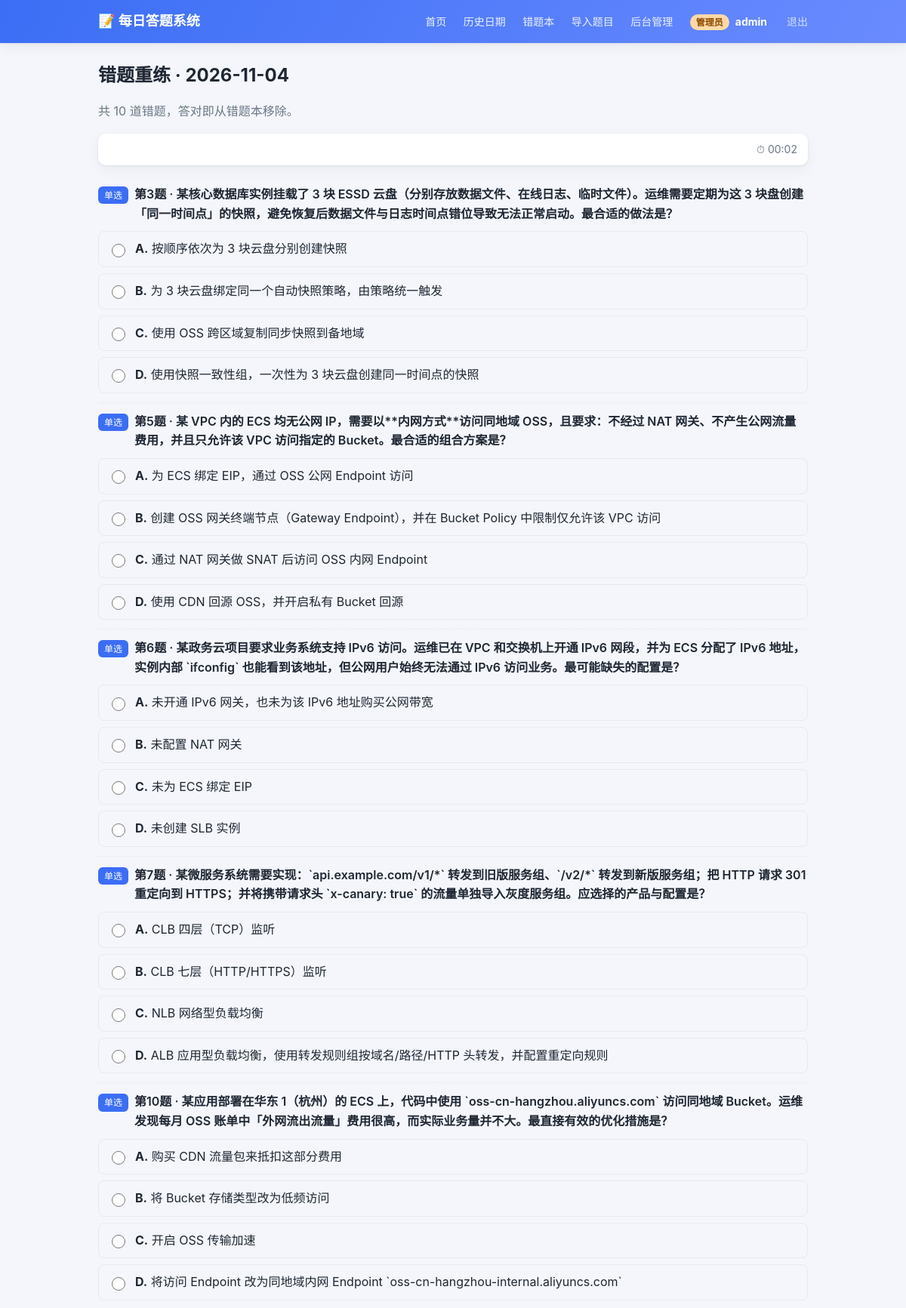
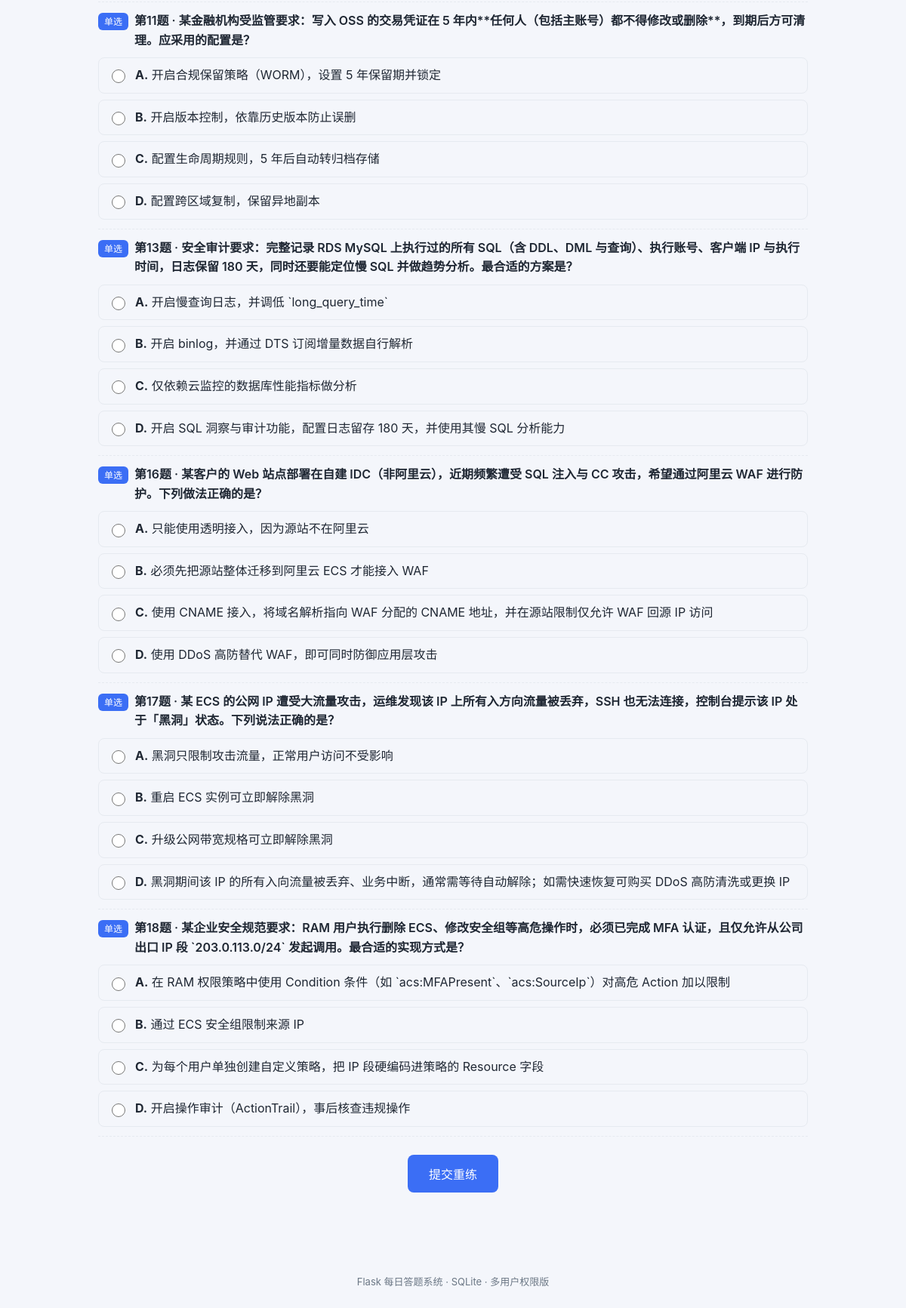
The app's page /wrong/2026-11-04/practice (signed in) with its own data (2 pictures, top to bottom).
### tables this page shows
CREATE TABLE users (
    id            INTEGER PRIMARY KEY AUTOINCREMENT,
    username      TEXT NOT NULL UNIQUE,
    password_hash TEXT NOT NULL,
    role          TEXT NOT NULL DEFAULT 'user',
    created_at    TEXT NOT NULL
);

CREATE TABLE questions (
    id           INTEGER PRIMARY KEY AUTOINCREMENT,
    daily_set_id INTEGER NOT NULL,
    set_index    INTEGER NOT NULL,
    type         TEXT NOT NULL,
    question     TEXT NOT NULL,
    options      TEXT NOT NULL,
    answer       TEXT NOT NULL,
    explanation  TEXT NOT NULL DEFAULT '',
    created_at   TEXT NOT NULL,
    FOREIGN KEY (daily_set_id) REFERENCES daily_sets(id) ON DELETE CASCADE
);

CREATE TABLE wrong_questions (
    id             INTEGER PRIMARY KEY AUTOINCREMENT,
    daily_set_id   INTEGER NOT NULL,
    question_id    INTEGER NOT NULL,
    user_id        INTEGER NOT NULL DEFAULT 0,
    user_answer    TEXT NOT NULL,
    correct_answer TEXT NOT NULL,
    created_at     TEXT NOT NULL,
    FOREIGN KEY (daily_set_id) REFERENCES daily_sets(id) ON DELETE CASCADE,
    FOREIGN KEY (question_id) REFERENCES questions(id) ON DELETE CASCADE,
    FOREIGN KEY (user_id) REFERENCES users(id) ON DELETE CASCADE
);

### app.py (the view)
@app.route("/wrong/<date>/practice", methods=["GET"])
@login_required
def wrong_practice(date):
    wrongs = wrong_book.get_wrong_by_date(date, _current_user_id())
    if not wrongs:
        flash("该日期没有错题啦 🎉", "success")
        return redirect(url_for("wrong_list"))
    return render_template("wrong_practice.html", date=date, wrongs=wrongs)

### app.py (called while the page is built)
def _resolve_current_user() -> Optional[dict]:
    if hasattr(g, "auth_user"):
        return g.auth_user
    user: Optional[dict] = None
    raw_id = session.get("user_id")
    if raw_id:
        try:
            row = models.get_user(int(raw_id))
        except (TypeError, ValueError):
            row = None
        if row:
            user = dict(row)
            session["username"] = user["username"]
            session["role"] = user["role"]
        else:
            session.clear()
    g.auth_user = user
    return user

def login_required(view):
    @wraps(view)
    def wrapper(*args, **kwargs):
        if not _resolve_current_user():
            flash("登录状态已失效，请重新登录", "error")
            return redirect(url_for("login"))
        return view(*args, **kwargs)
    return wrapper

@app.context_processor
def inject_user():
    user = _resolve_current_user()
    if user:
        return {
            "current_user": {
                "id": user["id"],
                "username": user["username"],
                "role": user["role"],
            }
        }
    return {"current_user": None}

def _current_user_id() -> int:
    user = _resolve_current_user()
    return int(user["id"]) if user else 0

### models.py (called while the page is built)
def get_conn() -> sqlite3.Connection:
    conn = sqlite3.connect(DB_PATH)
    conn.row_factory = sqlite3.Row
    conn.execute("PRAGMA foreign_keys = ON")
    return conn

def get_user(user_id: int) -> Optional[sqlite3.Row]:
    conn = get_conn()
    row = conn.execute("SELECT * FROM users WHERE id = ?", (user_id,)).fetchone()
    conn.close()
    return row

### wrong_book.py (called while the page is built)
def get_wrong_by_date(date: str, user_id: int) -> list[dict]:
    conn = get_conn()
    rows = conn.execute(
        "SELECT w.*, q.question, q.type, q.options, q.set_index, q.explanation "
        "FROM wrong_questions w "
        "JOIN questions q ON q.id = w.question_id "
        "JOIN daily_sets ds ON ds.id = w.daily_set_id "
        "WHERE ds.date = ? AND w.user_id = ? ORDER BY w.id",
        (date, user_id),
    ).fetchall()
    conn.close()
    return [_row_to_dict(r) for r in rows]

def _row_to_dict(row) -> dict:
    d = dict(row)
    d["user_answer"] = json.loads(d["user_answer"])
    d["correct_answer"] = json.loads(d["correct_answer"])
    d["options"] = json.loads(d["options"])
    d.setdefault("explanation", "")
    return d

### templates/wrong_practice.html (shortened to what this page needs)
{% extends "base.html" %}
{% block content %}
<h1 class="page-title">错题重练 · {{ date }}</h1>
<p class="muted">共 {{ wrongs | length }} 道错题，答对即从错题本移除。</p>
<div class="quiz-sticky">
    <div class="quiz-sticky-right">⏱ <span id="timer">00:00</span></div>
</div>
<form id="quiz-form" method="post" action="{{ url_for('wrong_practice_submit', date=date) }}">
    {% for w in wrongs %}
        <div class="question">
            <p class="q-head">
                <span class="q-type q-type-{{ w.type }}">{{ '单选' if w.type=='single' else ('多选' if w.type=='multiple' else '判断') }}</span>
                <span class="q-text">第{{ w.set_index }}题 · {{ w.question }}</span>
            </p>
            <div class="options">
                {% for letter, text in w.options.items() %}
                    <label class="option">
                        <input
                            type="{{ 'radio' if w.type != 'multiple' else 'checkbox' }}"
                            name="q_{{ w.question_id }}"
                            value="{{ letter }}">
                        <span><b>{{ letter }}.</b> {{ text }}</span>
                    </label>
                {% endfor %}
            </div>
        </div>
    {% endfor %}
    <div class="submit-bar">
        <button type="submit" class="btn btn-lg">提交重练</button>
    </div>
</form>
{% endblock %}

### templates/base.html (shortened to what this page needs)
<!DOCTYPE html>
<html lang="zh-CN">
<head>
    <link rel="stylesheet" href="{{ url_for('static', filename='style.css') }}">
</head>
<body>
    <header class="topbar">
        <div class="topbar-inner">
            <a class="brand" href="{{ url_for('index') if current_user else url_for('login') }}">📝 每日答题系统</a>
            <nav class="nav">
                {% if current_user %}
                    <a href="{{ url_for('index') }}">首页</a>
                    <a href="{{ url_for('history') }}">历史日期</a>
                    <a href="{{ url_for('wrong_list') }}">错题本</a>
                    {% if current_user.role == 'admin' %}
                        <a href="{{ url_for('import_page') }}">导入题目</a>
                        <a href="{{ url_for('admin_dashboard') }}">后台管理</a>
                    {% endif %}
                    <span class="nav-user">
                        <span class="role-badge role-{{ current_user.role }}">{{ '管理员' if current_user.role == 'admin' else '用户' }}</span>
                        <b>{{ current_user.username }}</b>
                        <a class="nav-logout" href="{{ url_for('logout') }}">退出</a>
                    </span>
                {% else %}
                    <a href="{{ url_for('login') }}">登录</a>
                    <a href="{{ url_for('register') }}">注册</a>
                {% endif %}
            </nav>
        </div>
    </header>
    <main class="container">
        {% block content %}{% endblock %}
    </main>
    <footer class="footer">
        <span>Flask 每日答题系统 · SQLite · 多用户权限版</span>
    </footer>
</body>
</html>

### static/style.css (style rules this page uses)
:root { --bg: #f4f6fb; --card: #ffffff; --ink: #1f2733; --muted: #6b7785; --primary: #3b6ef5; --primary-d: #2f59c7; --ok: #1f9d55; --bad: #e2483a; --line: #e6eaf0; --shadow: 0 1px 3px rgba(20, 30, 50, .08), 0 6px 18px rgba(20, 30, 50, .05); }
* { box-sizing: border-box; }
body { margin: 0; font-family: -apple-system, BlinkMacSystemFont, "Segoe UI", "PingFang SC", "Microsoft YaHei", sans-serif; background: var(--bg); color: var(--ink); line-height: 1.6; }
.topbar { background: linear-gradient(120deg, #3b6ef5, #6a8bff); color: #fff; box-shadow: var(--shadow); }
.topbar-inner { max-width: 980px; margin: 0 auto; padding: 14px 20px; display: flex; align-items: center; justify-content: space-between; }
.brand { color: #fff; font-weight: 700; font-size: 18px; text-decoration: none; }
.nav a { color: #eaf0ff; text-decoration: none; margin-left: 18px; font-size: 14px; }
.container { max-width: 980px; margin: 0 auto; padding: 24px 20px 60px; }
.page-title { font-size: 24px; margin: 0 0 6px; }
.muted { color: var(--muted); }
.btn { display: inline-block; background: var(--primary); color: #fff; border: none; padding: 9px 16px; border-radius: 8px; text-decoration: none; cursor: pointer; font-size: 14px; transition: .15s; }
.btn-lg { padding: 13px 28px; font-size: 16px; }
.quiz-sticky { position: sticky; top: 0; z-index: 20; background: var(--card); display: flex; align-items: center; gap: 14px; padding: 10px 14px; border-radius: 10px; box-shadow: var(--shadow); margin: 14px 0; }
.quiz-sticky-right { margin-left: auto; color: var(--muted); font-size: 14px; }
.question { padding: 12px 0; border-bottom: 1px dashed var(--line); }
.q-head { margin: 0 0 10px; display: flex; gap: 8px; align-items: baseline; }
.q-text { font-weight: 600; }
.q-type { font-size: 12px; padding: 2px 8px; border-radius: 6px; color: #fff; background: #7a8aa0; white-space: nowrap; }
.q-type-single { background: #3b6ef5; }
.options { display: flex; flex-direction: column; gap: 8px; }
.option { display: flex; align-items: center; gap: 10px; padding: 10px 12px; border: 1px solid var(--line); border-radius: 8px; cursor: pointer; transition: .12s; }
.option input { width: 18px; height: 18px; accent-color: var(--primary); }
.submit-bar { text-align: center; margin: 24px 0; }
.footer { text-align: center; color: var(--muted); font-size: 13px; padding: 24px; }
.nav-user { margin-left: 18px; display: inline-flex; align-items: center; gap: 8px; color: #eaf0ff; font-size: 14px; }
.nav-user b { color: #fff; }
.nav-logout { color: #cfe0ff !important; margin-left: 4px; }
.role-badge { display: inline-block; padding: 1px 8px; border-radius: 999px; font-size: 12px; font-weight: 600; }
.role-badge.role-admin { background: #ffd9a8; color: #8a4b00; }

### records on screen
users: role "管理员", username "admin"
wrong_questions: set_index "3", question "某核心数据库实例挂载了 3 块 ESSD 云盘（分别存放数据文件、在线日志、临时文件）。运维需要定期为这 3 块盘创建「同一时间点」的快照，避免恢复后数据文件与日志时间点错位导致无法正常启动。最合适的做法是？", options "A" "B" "C" "D", options "按顺序依次为 3 块云盘分别创建快照" "为 3 块云盘绑定同一个自动快照策略，由策略统一触发" "使用 OSS 跨区域复制同步快照到备地域" "使用快照一致性组，一次性为 3 块云盘创建同一时间点的快照"
questions: type "单选"
wrong_questions: set_index "5", question "某 VPC 内的 ECS 均无公网 IP，需要以**内网方式**访问同地域 OSS，且要求：不经过 NAT 网关、不产生公网流量费用，并且只允许该 VPC 访问指定的 Bucket。最合适的组合方案是？", options "A" "B" "C" "D", options "为 ECS 绑定 EIP，通过 OSS 公网 Endpoint 访问" "创建 OSS 网关终端节点（Gateway Endpoint），并在 Bucket Policy 中限制仅允许该 VPC 访问" "通过 NAT 网关做 SNAT 后访问 OSS 内网 Endpoint" "使用 CDN 回源 OSS，并开启私有 Bucket 回源"
questions: type "单选"
wrong_questions: set_index "6", question "某政务云项目要求业务系统支持 IPv6 访问。运维已在 VPC 和交换机上开通 IPv6 网段，并为 ECS 分配了 IPv6 地址，实例内部 `ifconfig` 也能看到该地址，但公网用户始终无法通过 IPv6 访问业务。最可能缺失的配置是？", options "A" "B" "C" "D", options "未开通 IPv6 网关，也未为该 IPv6 地址购买公网带宽" "未配置 NAT 网关" "未为 ECS 绑定 EIP" "未创建 SLB 实例"
questions: type "单选"
wrong_questions: set_index "7", question "某微服务系统需要实现：`api.example.com/v1/*` 转发到旧版服务组、`/v2/*` 转发到新版服务组；把 HTTP 请求 301 重定向到 HTTPS；并将携带请求头 `x-canary: true` 的流量单独导入灰度服务组。应选择的产品与配置是？", options "A" "B" "C" "D", options "CLB 四层（TCP）监听" "CLB 七层（HTTP/HTTPS）监听" "NLB 网络型负载均衡" "ALB 应用型负载均衡，使用转发规则组按域名/路径/HTTP 头转发，并配置重定向规则"
questions: type "单选"
wrong_questions: set_index "10", question "某应用部署在华东 1（杭州）的 ECS 上，代码中使用 `oss-cn-hangzhou.aliyuncs.com` 访问同地域 Bucket。运维发现每月 OSS 账单中「外网流出流量」费用很高，而实际业务量并不大。最直接有效的优化措施是？", options "A" "B" "C" "D", options "购买 CDN 流量包来抵扣这部分费用" "将 Bucket 存储类型改为低频访问" "开启 OSS 传输加速" "将访问 Endpoint 改为同地域内网 Endpoint `oss-cn-hangzhou-internal.aliyuncs.com`"
questions: type "单选"
wrong_questions: set_index "11", question "某金融机构受监管要求：写入 OSS 的交易凭证在 5 年内**任何人（包括主账号）都不得修改或删除**，到期后方可清理。应采用的配置是？", options "A" "B" "C" "D", options "开启合规保留策略（WORM），设置 5 年保留期并锁定" "开启版本控制，依靠历史版本防止误删" "配置生命周期规则，5 年后自动转归档存储" "配置跨区域复制，保留异地副本"
questions: type "单选"
wrong_questions: set_index "13", question "安全审计要求：完整记录 RDS MySQL 上执行过的所有 SQL（含 DDL、DML 与查询）、执行账号、客户端 IP 与执行时间，日志保留 180 天，同时还要能定位慢 SQL 并做趋势分析。最合适的方案是？", options "A" "B" "C" "D", options "开启慢查询日志，并调低 `long_query_time`" "开启 binlog，并通过 DTS 订阅增量数据自行解析" "仅依赖云监控的数据库性能指标做分析" "开启 SQL 洞察与审计功能，配置日志留存 180 天，并使用其慢 SQL 分析能力"
questions: type "单选"
wrong_questions: set_index "16", question "某客户的 Web 站点部署在自建 IDC（非阿里云），近期频繁遭受 SQL 注入与 CC 攻击，希望通过阿里云 WAF 进行防护。下列做法正确的是？", options "A" "B" "C" "D", options "只能使用透明接入，因为源站不在阿里云" "必须先把源站整体迁移到阿里云 ECS 才能接入 WAF" "使用 CNAME 接入，将域名解析指向 WAF 分配的 CNAME 地址，并在源站限制仅允许 WAF 回源 IP 访问" "使用 DDoS 高防替代 WAF，即可同时防御应用层攻击"
questions: type "单选"
wrong_questions: set_index "17", question "某 ECS 的公网 IP 遭受大流量攻击，运维发现该 IP 上所有入方向流量被丢弃，SSH 也无法连接，控制台提示该 IP 处于「黑洞」状态。下列说法正确的是？", options "A" "B" "C" "D", options "黑洞只限制攻击流量，正常用户访问不受影响" "重启 ECS 实例可立即解除黑洞" "升级公网带宽规格可立即解除黑洞" "黑洞期间该 IP 的所有入向流量被丢弃、业务中断，通常需等待自动解除；如需快速恢复可购买 DDoS 高防清洗或更换 IP"
questions: type "单选"
wrong_questions: set_index "18", question "某企业安全规范要求：RAM 用户执行删除 ECS、修改安全组等高危操作时，必须已完成 MFA 认证，且仅允许从公司出口 IP 段 `203.0.113.0/24` 发起调用。最合适的实现方式是？", options "A" "B" "C" "D", options "在 RAM 权限策略中使用 Condition 条件（如 `acs:MFAPresent`、`acs:SourceIp`）对高危 Action 加以限制" "通过 ECS 安全组限制来源 IP" "为每个用户单独创建自定义策略，把 IP 段硬编码进策略的 Resource 字段" "开启操作审计（ActionTrail），事后核查违规操作"
questions: type "单选"

### other values on screen
{{ date }} "2026-11-04"
{{ wrongs | length }} "10"
